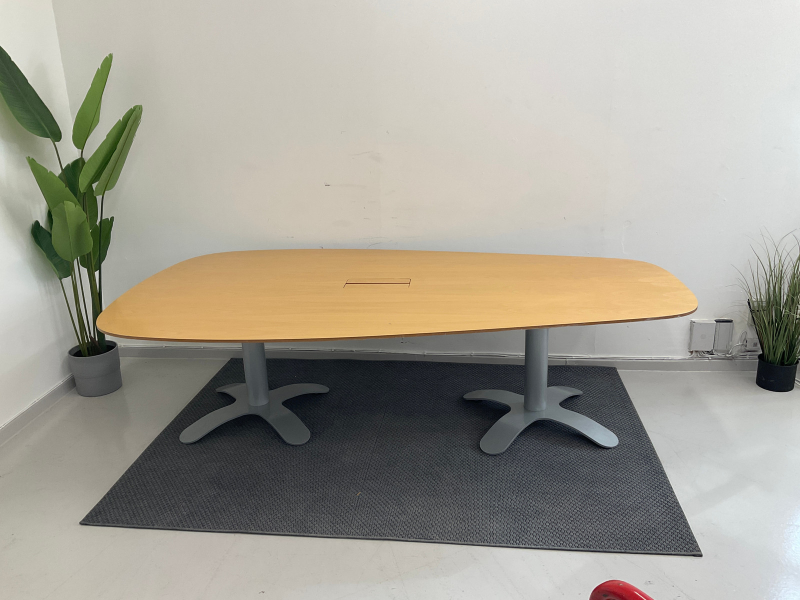
#> input picture Resources/konferansebord.jpg, 1600 x 1200 px (shown at 1/2 size)
$ python chapter7.py
#> lines starting #> are read from the running program, lines starting #| are printed output that depends on the picture; after the words box and inside, x2 and y2 are one past the last pixel; in counts of white or black regions, pixels touching at a corner belong together
# It imports the OpenCV library.
import cv2


# It imports the numpy library, and renames it to np.
import numpy as np

"""
    It does nothing

    :param a: The array to be sorted
"""

def empty(a):
    pass


def stackImages(scale, imgArray):

    # Getting the number of rows in the array.
    rows = len(imgArray)

    # Getting the number of columns in the array.
    cols = len(imgArray[0])

    # It checks if the first element in the array is a list.
    rowsAvailable = isinstance(imgArray[0], list)

    # Getting the width of the first image in the array.
    width = imgArray[0][0].shape[1]

    # Getting the height of the first image in the array.
    height = imgArray[0][0].shape[0]

    # Checking if the first element in the array is a list.
    if rowsAvailable:

        # Looping through the rows in the array.
        for x in range(0, rows):

            # Looping through the columns in the array.
            for y in range(0, cols):

                # It checks if the shape of the image is the same as the shape of the first image in
                # the array.
                if imgArray[x][y].shape[:2] == imgArray[0][0].shape[:2]:

                    # It resizes the image to the width and height of the first image in the array.
                    imgArray[x][y] = cv2.resize(imgArray[x][y], (0, 0), None, scale, scale)

                else:
                    # It resizes the image to the width and height of the first image in the array.
                    imgArray[x][y] = cv2.resize(imgArray[x][y], (imgArray[0][0].shape[1], imgArray[0][0].shape[0]),
                                                None, scale, scale)

                # It checks if the image is a grayscale image, and if it is, it converts it to a BGR
                # image.
                if len(imgArray[x][y].shape) == 2:
                    imgArray[x][y] = cv2.cvtColor(imgArray[x][y], cv2.COLOR_GRAY2BGR)

        # It creates a blank image with the same width and height as the first image in the array.
        imageBlank = np.zeros((height, width, 3), np.uint8)

        # It creates a list with the same number of elements as the number of rows in the array.
        hor = [imageBlank] * rows

        # Looping through the rows in the array, and stacking the images horizontally.
        for x in range(0, rows):
            hor[x] = np.hstack(imgArray[x])

        # It stacks the images vertically.
        ver = np.vstack(hor)

    else:
        for x in range(0, rows):

            # It checks if the shape of the image is the same as the shape of the first image in the
            # array.
            if imgArray[x].shape[:2] == imgArray[0].shape[:2]:

                # It resizes the image to the width and height of the first image in the array.
                imgArray[x] = cv2.resize(imgArray[x], (0, 0), None, scale, scale)

            else:
                # It resizes the image to the width and height of the first image in the array.
                imgArray[x] = cv2.resize(imgArray[x], (imgArray[0].shape[1], imgArray[0].shape[0]), None, scale, scale)

            # It checks if the image is a grayscale image, and if it is, it converts it to a BGR
            # image.
            if len(imgArray[x].shape) == 2:
                imgArray[x] = cv2.cvtColor(imgArray[x], cv2.COLOR_GRAY2BGR)

        # It stacks the images horizontally.
        hor = np.hstack(imgArray)

        # Assigning the value of hor to ver.
        ver = hor

    # It returns the stacked images.
    return ver


# Setting the path to the image.
path = "../Resources/konferansebord.jpg"

# It creates a window with the name "TrackBars".
cv2.namedWindow("TrackBars")

# It resizes the window to 640x240 pixels.
cv2.resizeWindow("TrackBars", 640, 240)

# It creates a trackbars in the window "TrackBars".
cv2.createTrackbar("Hue Min", "TrackBars", 0, 179, empty)
#> slider 'Hue Min' is set to 35
cv2.createTrackbar("Hue Max", "TrackBars", 179, 179, empty)
cv2.createTrackbar("Sat Min", "TrackBars", 0, 255, empty)
#> slider 'Sat Min' is set to 51
cv2.createTrackbar("Sat Max", "TrackBars", 255, 255, empty)
cv2.createTrackbar("Val Min", "TrackBars", 0, 255, empty)
#> slider 'Val Min' is set to 51
cv2.createTrackbar("Val Max", "TrackBars", 255, 255, empty)


# A while loop that runs forever.
while True:

    # It reads the image from the path.
    img = cv2.imread(path)
#> img is the input picture: shape (1200, 1600, 3); mean B, G, R 149.3, 160.3, 164.3

    # It converts the image from BGR to HSV.
    imgHSV = cv2.cvtColor(img, cv2.COLOR_BGR2HSV)
#> imgHSV: shape (1200, 1600, 3); mean H, S, V 45.7, 31.3, 166.7

    # It gets the position of the trackbars.
    h_min = cv2.getTrackbarPos("Hue Min", "TrackBars")
    h_max = cv2.getTrackbarPos("Hue Max", "TrackBars")
    s_min = cv2.getTrackbarPos("Sat Min", "TrackBars")
    s_max = cv2.getTrackbarPos("Sat Max", "TrackBars")
    v_min = cv2.getTrackbarPos("Val Min", "TrackBars")
    v_max = cv2.getTrackbarPos("Val Max", "TrackBars")

    # print(h_min, h_max, s_min, s_max, v_min, v_max)

    # It creates an array with the values of the trackbars.
    lower = np.array([h_min, s_min, v_min])
    upper = np.array([h_max, s_max, v_max])

    # It creates a mask that is black everywhere except where the HSV image is between the lower and
    # upper bounds.
    mask = cv2.inRange(imgHSV, lower, upper)
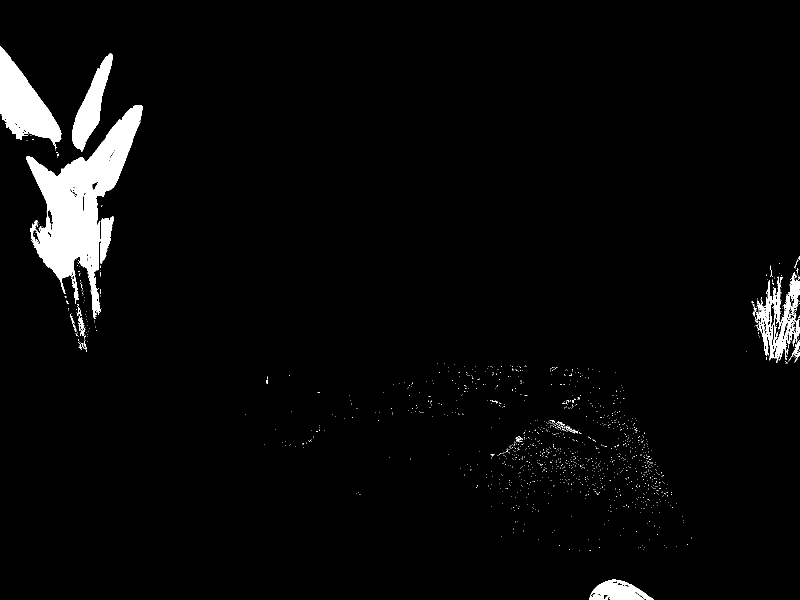
#> mask: shape (1200, 1600) (shown at 1/2 size); 3.4% white; 1415 white regions (1393 under 20 px), largest, box (x1, y1, x2, y2) and area: (52, 210, 285, 638) 33850, (0, 92, 123, 299) 11949, (144, 107, 225, 304) 6092

    # Creating a new image where the pixels are the same as the original image, except where the mask
    # is black.
    imgResult = cv2.bitwise_and(img, img, mask=mask)
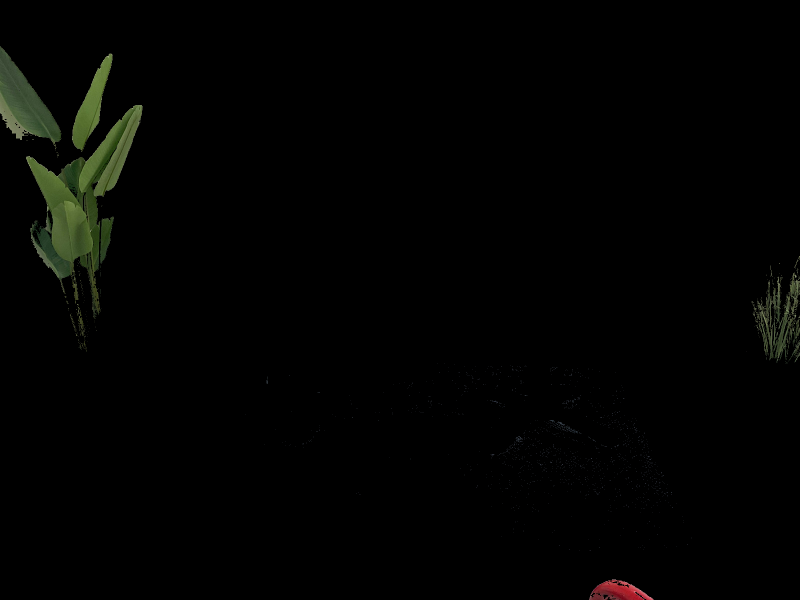
#> imgResult: shape (1200, 1600, 3) (shown at 1/2 size); mean B, G, R 1.7, 3, 2.6

    # [6 lines of commented-out code are left out]
    imgStack = stackImages(0.6, ([img, imgHSV], [mask, imgResult]))
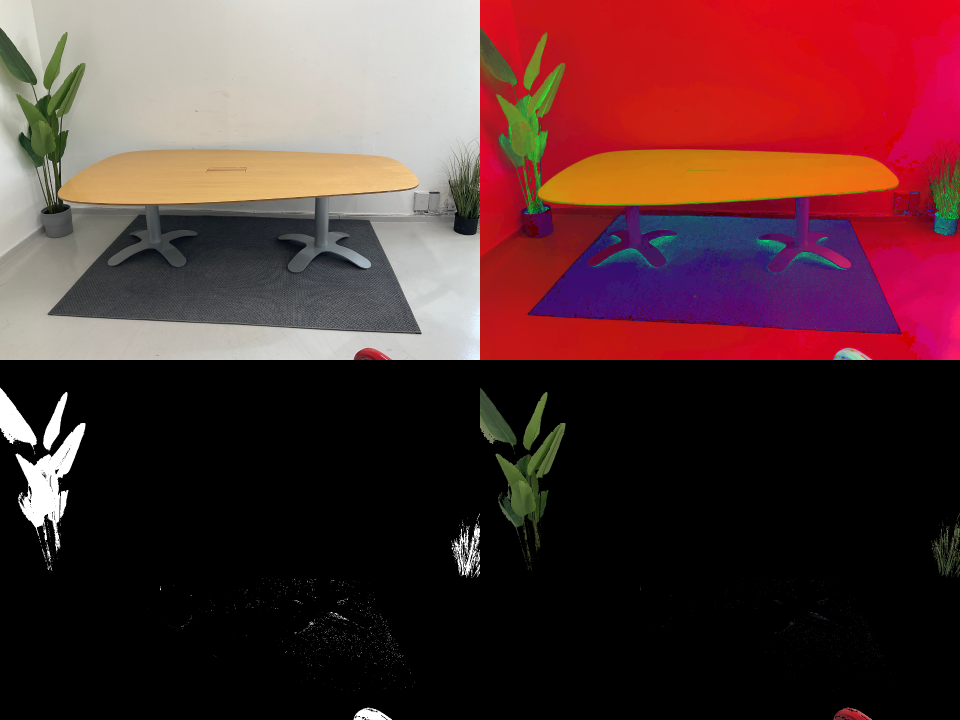
#> imgStack: shape (1440, 1920, 3) (shown at 1/2 size); mean B, G, R 51.3, 50.8, 85.5

    # It displays the images.
    cv2.imshow("Stacked Images", imgStack)

    # It waits for a key to be pressed.
    cv2.waitKey(1)

$ run again, with Resources/family.png saved as Resources/konferansebord.jpg
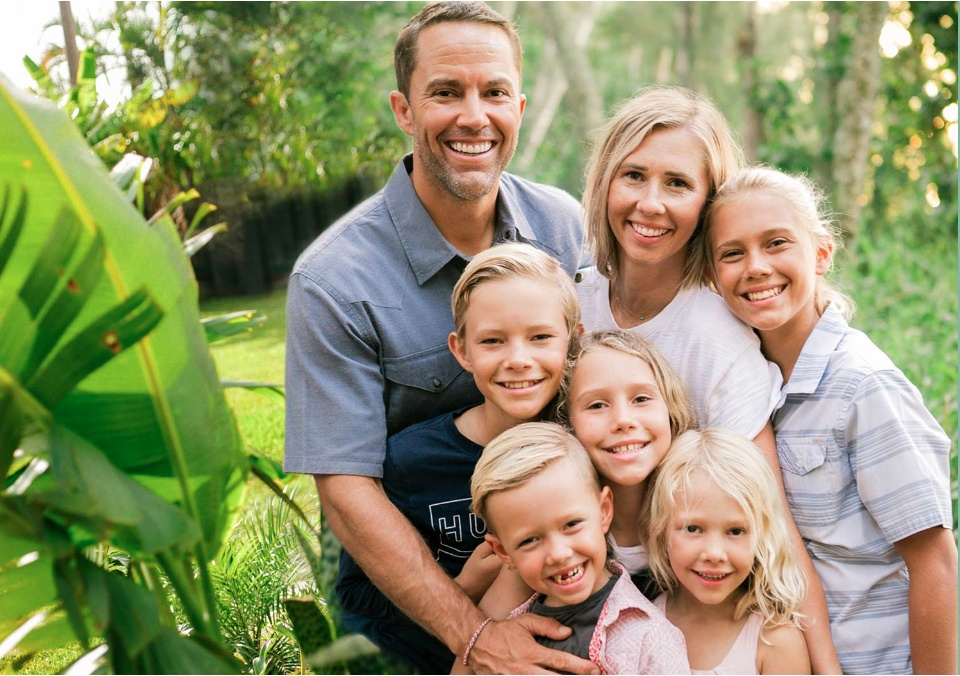
#> input picture Resources/family.png, 960 x 676 px
#> img is the input picture: shape (676, 960, 3); mean B, G, R 107.9, 147.7, 147.4
#> imgHSV: shape (676, 960, 3); mean H, S, V 46.4, 105, 164
#> `mask = cv2.inRange(imgHSV, lower, upper)`:
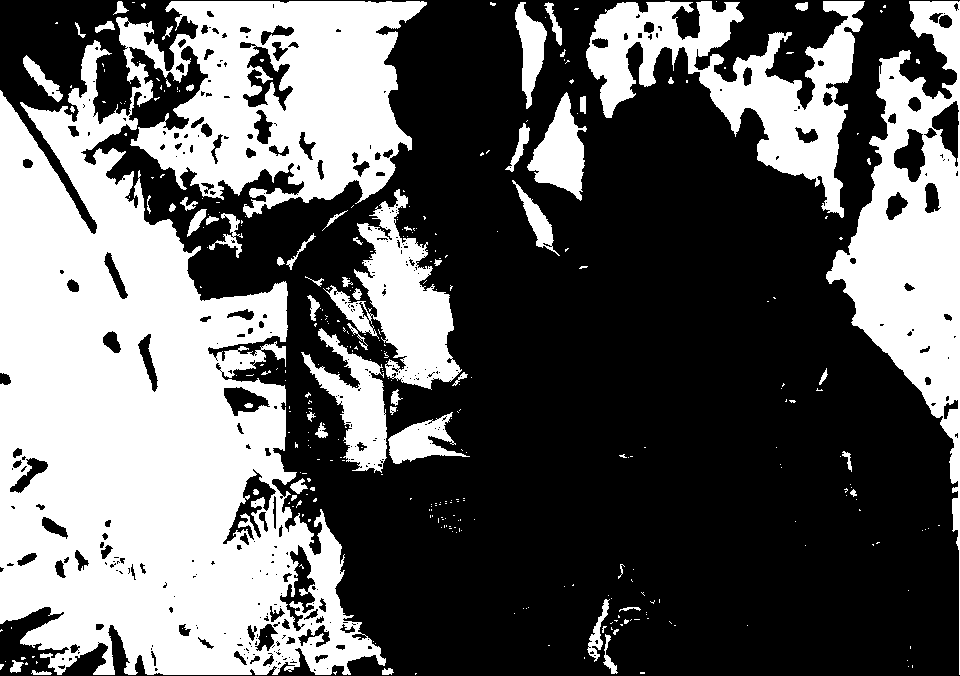
#> mask: shape (676, 960); 38.6% white; 341 white regions (280 under 20 px), largest, box (x1, y1, x2, y2) and area: (0, 1, 427, 675) 170401, (826, 1, 960, 675) 29413, (586, 1, 865, 218) 21028
#> `imgStack = stackImages(0.6, ([img, imgHSV], [mask, imgResult]))`:
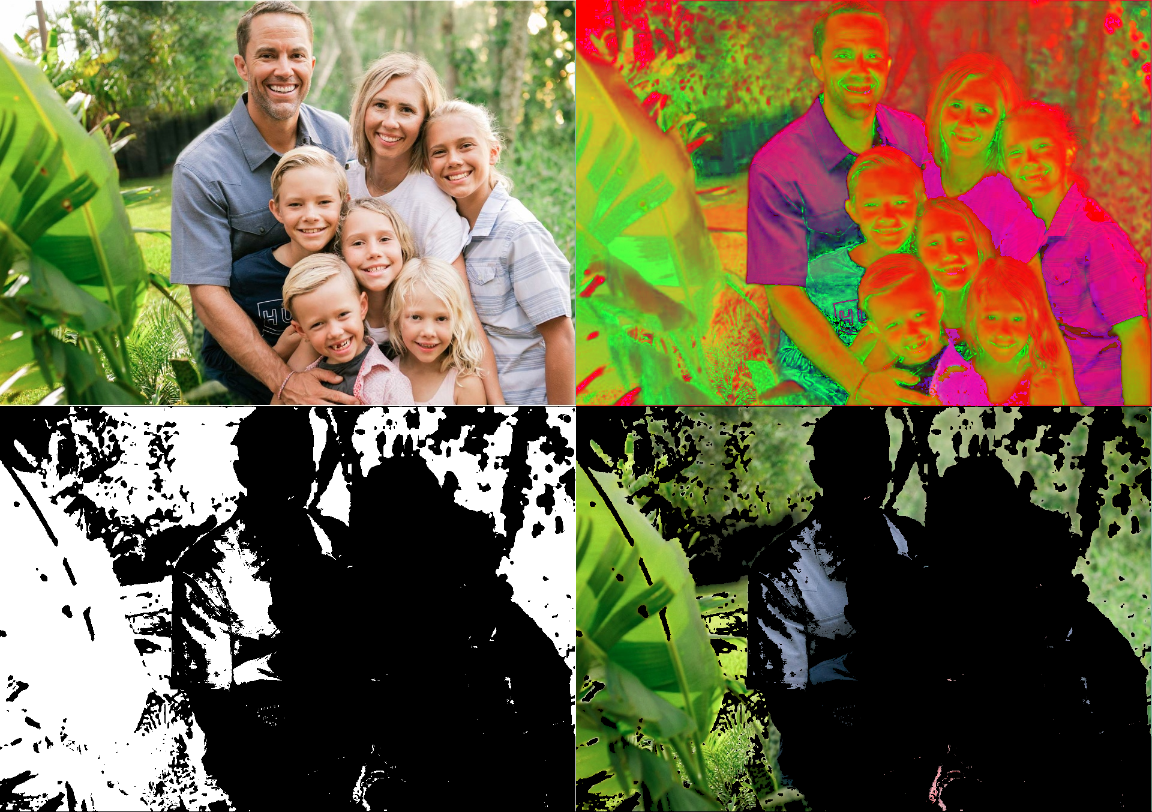
#> imgStack: shape (812, 1152, 3); mean B, G, R 70, 101.3, 112.7
